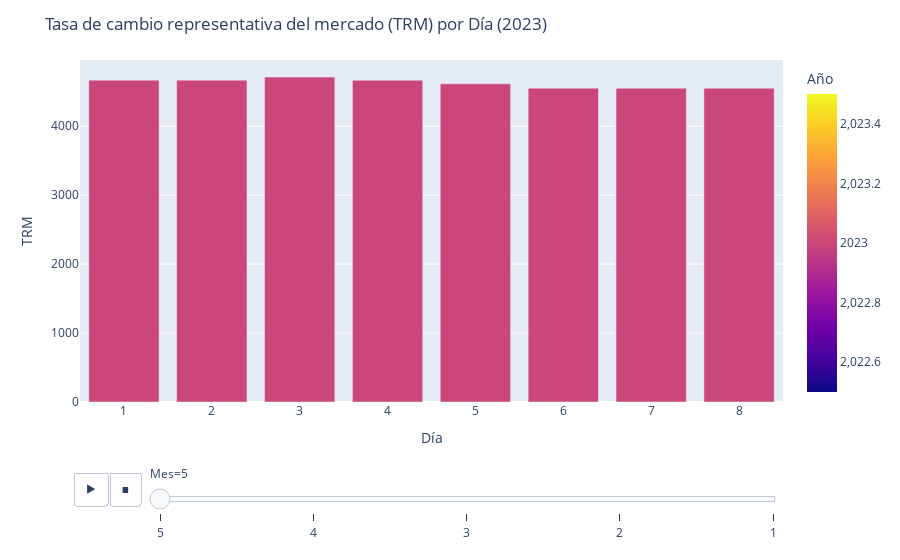

Notebook code for this chart:
### Markdown cell above
### 2.7. Animación mostrando barras en vez de puntos

**Prompt ChatGPT**: Repite la animación pero muestra los datos como barras.

### Code cell
import pandas as pd
import plotly.express as px

# Ruta del archivo Excel
archivo_excel = '../data/1.1.16.TCM_Serie historica_ultimos_doce meses.xlsx'

# Lee el archivo Excel y omite las primeras siete filas y las cuatro últimas
df = pd.read_excel(archivo_excel, skiprows=7, skipfooter=4)

# Convierte la columna 'Fecha (dd/mm/aaaa)' al formato de fecha
df['Fecha (dd/mm/aaaa)'] = pd.to_datetime(df['Fecha (dd/mm/aaaa)'], format='%d/%m/%Y')

# Crea las columnas 'Día', 'Mes' y 'Año'
df['Día'] = df['Fecha (dd/mm/aaaa)'].dt.day
df['Mes'] = df['Fecha (dd/mm/aaaa)'].dt.month
df['Año'] = df['Fecha (dd/mm/aaaa)'].dt.year

# Filtra los datos solo para el año 2023
df_2023 = df[df['Año'] == 2023]

# Crea la animación con barras para el año 2023
fig = px.bar(df_2023, x='Día', y='Tasa de cambio representativa del mercado (TRM)', animation_frame='Mes', color='Año')

# Configura los títulos y etiquetas de los ejes
fig.update_layout(title='Tasa de cambio representativa del mercado (TRM) por Día (2023)', xaxis_title='Día', yaxis_title='TRM')

# Muestra la animación
fig.show()

### Figure 1 — Plotly figure (JSON) as saved in the notebook; plotly's stock layout.template omitted (floating-point values rounded to 4 significant figures)
{"data": [{"alignmentgroup": "True", "hovertemplate": "Mes=5<br>Día=%{x}<br>Tasa de cambio representativa del mercado (TRM)=%{y}<br>Año=%{marker.color}<extra></extra>", "legendgroup": "", "marker": {"color": [2023, 2023, 2023, 2023, 2023, 2023, 2023, 2023], "coloraxis": "coloraxis", "pattern": {"shape": ""}}, "name": "", "offsetgroup": "", "orientation": "v", "showlegend": false, "textposition": "auto", "type": "bar", "x": [8, 7, 6, 5, 4, 3, 2, 1], "xaxis": "x", "y": [4553.0, 4553.0, 4553.0, 4617.0, 4667.0, 4713.0, 4669, 4669], "yaxis": "y"}], "layout": {"barmode": "relative", "coloraxis": {"colorbar": {"title": {"text": "Año"}}, "colorscale": [[0, "#0d0887"], [0.1111, "#46039f"], [0.2222, "#7201a8"], [0.3333, "#9c179e"], [0.4444, "#bd3786"], [0.5556, "#d8576b"], [0.6667, "#ed7953"], [0.7778, "#fb9f3a"], [0.8889, "#fdca26"], [1, "#f0f921"]]}, "legend": {"tracegroupgap": 0}, "margin": {"t": 60}, "sliders": [{"active": 0, "currentvalue": {"prefix": "Mes="}, "len": 0.9, "pad": {"b": 10, "t": 60}, "steps": [{"args": [["5"], {"frame": {"duration": 0, "redraw": true}, "fromcurrent": true, "mode": "immediate", "transition": {"duration": 0, "easing": "linear"}}], "label": "5", "method": "animate"}, {"args": [["4"], {"frame": {"duration": 0, "redraw": true}, "fromcurrent": true, "mode": "immediate", "transition": {"duration": 0, "easing": "linear"}}], "label": "4", "method": "animate"}, {"args": [["3"], {"frame": {"duration": 0, "redraw": true}, "fromcurrent": true, "mode": "immediate", "transition": {"duration": 0, "easing": "linear"}}], "label": "3", "method": "animate"}, {"args": [["2"], {"frame": {"duration": 0, "redraw": true}, "fromcurrent": true, "mode": "immediate", "transition": {"duration": 0, "easing": "linear"}}], "label": "2", "method": "animate"}, {"args": [["1"], {"frame": {"duration": 0, "redraw": true}, "fromcurrent": true, "mode": "immediate", "transition": {"duration": 0, "easing": "linear"}}], "label": "1", "method": "animate"}], "x": 0.1, "xanchor": "left", "y": 0, "yanchor": "top"}], "title": {"text": "Tasa de cambio representativa del mercado (TRM) por Día (2023)"}, "updatemenus": [{"buttons": [{"args": [null, {"frame": {"duration": 500, "redraw": true}, "fromcurrent": true, "mode": "immediate", "transition": {"duration": 500, "easing": "linear"}}], "label": "&#9654;", "method": "animate"}, {"args": [[null], {"frame": {"duration": 0, "redraw": true}, "fromcurrent": true, "mode": "immediate", "transition": {"duration": 0, "easing": "linear"}}], "label": "&#9724;", "method": "animate"}], "direction": "left", "pad": {"r": 10, "t": 70}, "showactive": false, "type": "buttons", "x": 0.1, "xanchor": "right", "y": 0, "yanchor": "top"}], "xaxis": {"anchor": "y", "domain": [0, 1], "title": {"text": "Día"}}, "yaxis": {"anchor": "x", "domain": [0, 1], "title": {"text": "TRM"}}}}
